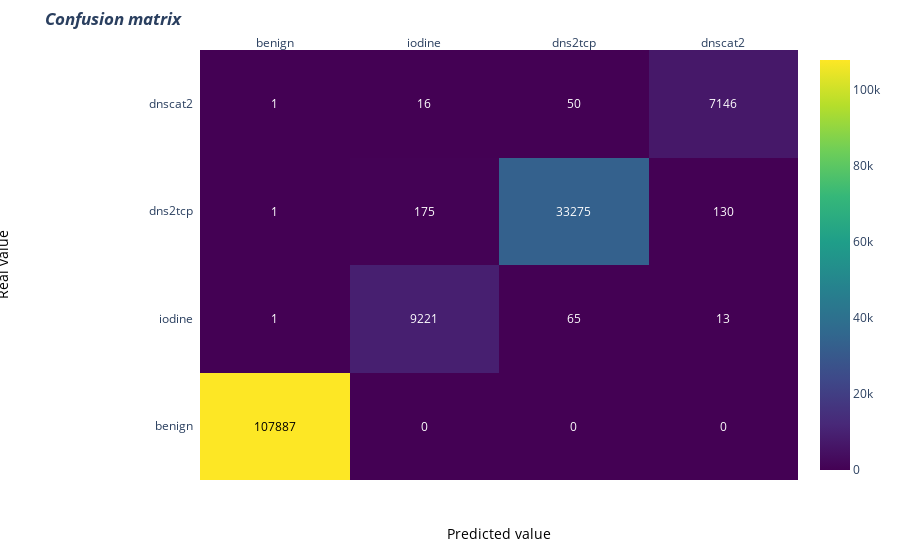

Source (notebook cell):
### Code cell
y_pred = rfc_4_classification.predict(X_val)
z = confusion_matrix(y_val, y_pred)
displayClasificationResults(z, y_val, y_pred)

### Figure 1 — Plotly figure (JSON) as saved in the notebook; plotly's stock layout.template omitted (floating-point values rounded to 4 significant figures)
{"data": [{"colorscale": [[0, "#440154"], [0.1111, "#482878"], [0.2222, "#3e4989"], [0.3333, "#31688e"], [0.4444, "#26828e"], [0.5556, "#1f9e89"], [0.6667, "#35b779"], [0.7778, "#6ece58"], [0.8889, "#b5de2b"], [1, "#fde725"]], "reversescale": false, "showscale": true, "type": "heatmap", "x": ["benign", "iodine", "dns2tcp", "dnscat2"], "y": ["benign", "iodine", "dns2tcp", "dnscat2"], "z": [[107887, 0, 0, 0], [1, 9221, 65, 13], [1, 175, 33275, 130], [1, 16, 50, 7146]]}], "layout": {"annotations": [{"font": {"color": "#000000"}, "showarrow": false, "text": "107887", "x": "benign", "xref": "x", "y": "benign", "yref": "y"}, {"font": {"color": "#FFFFFF"}, "showarrow": false, "text": "0", "x": "iodine", "xref": "x", "y": "benign", "yref": "y"}, {"font": {"color": "#FFFFFF"}, "showarrow": false, "text": "0", "x": "dns2tcp", "xref": "x", "y": "benign", "yref": "y"}, {"font": {"color": "#FFFFFF"}, "showarrow": false, "text": "0", "x": "dnscat2", "xref": "x", "y": "benign", "yref": "y"}, {"font": {"color": "#FFFFFF"}, "showarrow": false, "text": "1", "x": "benign", "xref": "x", "y": "iodine", "yref": "y"}, {"font": {"color": "#FFFFFF"}, "showarrow": false, "text": "9221", "x": "iodine", "xref": "x", "y": "iodine", "yref": "y"}, {"font": {"color": "#FFFFFF"}, "showarrow": false, "text": "65", "x": "dns2tcp", "xref": "x", "y": "iodine", "yref": "y"}, {"font": {"color": "#FFFFFF"}, "showarrow": false, "text": "13", "x": "dnscat2", "xref": "x", "y": "iodine", "yref": "y"}, {"font": {"color": "#FFFFFF"}, "showarrow": false, "text": "1", "x": "benign", "xref": "x", "y": "dns2tcp", "yref": "y"}, {"font": {"color": "#FFFFFF"}, "showarrow": false, "text": "175", "x": "iodine", "xref": "x", "y": "dns2tcp", "yref": "y"}, {"font": {"color": "#FFFFFF"}, "showarrow": false, "text": "33275", "x": "dns2tcp", "xref": "x", "y": "dns2tcp", "yref": "y"}, {"font": {"color": "#FFFFFF"}, "showarrow": false, "text": "130", "x": "dnscat2", "xref": "x", "y": "dns2tcp", "yref": "y"}, {"font": {"color": "#FFFFFF"}, "showarrow": false, "text": "1", "x": "benign", "xref": "x", "y": "dnscat2", "yref": "y"}, {"font": {"color": "#FFFFFF"}, "showarrow": false, "text": "16", "x": "iodine", "xref": "x", "y": "dnscat2", "yref": "y"}, {"font": {"color": "#FFFFFF"}, "showarrow": false, "text": "50", "x": "dns2tcp", "xref": "x", "y": "dnscat2", "yref": "y"}, {"font": {"color": "#FFFFFF"}, "showarrow": false, "text": "7146", "x": "dnscat2", "xref": "x", "y": "dnscat2", "yref": "y"}, {"font": {"color": "black", "size": 14}, "showarrow": false, "text": "Predicted value", "x": 0.5, "xref": "paper", "y": -0.15, "yref": "paper"}, {"font": {"color": "black", "size": 14}, "showarrow": false, "text": "Real value", "textangle": -90, "x": -0.35, "xref": "paper", "y": 0.5, "yref": "paper"}], "margin": {"l": 200, "t": 50}, "title": {"text": "<i><b>Confusion matrix</b></i>"}, "xaxis": {"dtick": 1, "gridcolor": "rgb(0, 0, 0)", "side": "top", "ticks": ""}, "yaxis": {"dtick": 1, "ticks": "", "ticksuffix": "  "}}}
